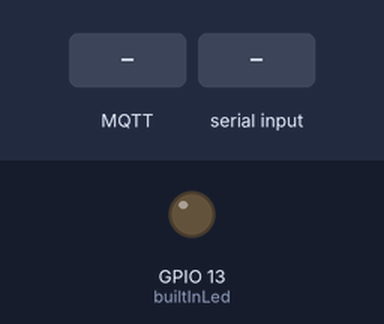
This sketch was run on a simulated ESP32. Shown: output pins drawn as LEDs (lit = HIGH). The inputs (shaded band) are chosen by the test bench. WiFi joins after 1.5 s; servers stay silent unless stated; no MQTT or app messages arrive unless stated; nothing arrives over Bluetooth unless stated; the modem accepts every AT command (registered, SIM ready, sends succeed) and sends nothing else.

Above: at 2.8 s.
2.9 s: MQTT message "1" arrives on the second subscribed topic
At 3.7 s:
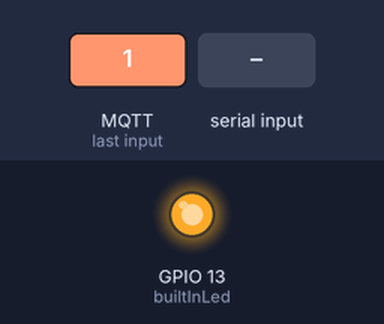
4.4 s: MQTT message "reset" arrives on the second subscribed topic
At 4.9 s:
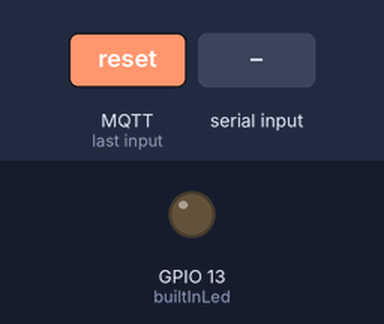
5.9 s: "accendi" received over the second serial link
At 7.2 s:
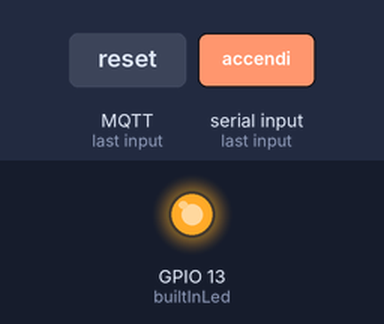
Timing chart, 0 to 8.9 s (numbered marks = the images above; inputs shaded):
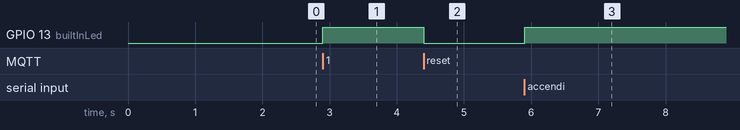

The sketch:

ESP32-IOT-Test.ino
```cpp
/*
  ESP32-IoT Test
  Trasmissione bluetooth del valore del sensore PIR
  Ricezione comando accensione/spegnimento led
  Ricezione comando impostazione soglia PIR
  Ricezione comando modalità: acceso, spento, rileva movimento
*/

#define builtInLed 13
#define pinPir 14

#include <WiFi.h>
#include <PubSubClient.h>
#include "BluetoothSerial.h"
// OTA
#include <ESPmDNS.h>
#include <WiFiUdp.h>
#include <ArduinoOTA.h>
// OTA

//////////////////////////////////
//           WIFI               //
//////////////////////////////////
const char* ssid = "nome rete";
const char* password = "password";
const char* mqtt_server = "*.*.*.*";    // indirizzo del server MQTT broker

//////////////////////////////////
//         PARAMETRI            //
//////////////////////////////////

// Configurazione BT
#define nomeClient        "ESP32-IoT"

// Configurazione Mosquitto

#define Messaggio_topic   "Casamia/Camera/messaggio"
#define statoLed_topic    "Casamia/Camera/statoLed"
#define sogliaPir_topic   "Casamia/Camera/sogliaPir"
#define allarme_topic     "Casamia/Camera/allarme"

// Creazione oggetti

WiFiClient esp32Client;
PubSubClient client(esp32Client);
WiFiUDP Udp;
BluetoothSerial SerialBT;
#if !defined(CONFIG_BT_ENABLED) || !defined(CONFIG_BLUEDROID_ENABLED)
#error Bluetooth is not enabled! Please run `make menuconfig` to and enable it
#endif

bool statoLed=0;
bool statoLedOld;
int sogliaPir=5000;
// Variabili comunicazione
String dataPC;
String dataBT;
char serPC;
char serBT;
String dataMQTT;
int sensorePir=518;
int statoPir;
int mode=0;
int allarme;
char valore[10];


// the setup function runs once when you press reset or power the board
void setup() {
  // initialize digital pin LED_BUILTIN as an output.


// connessione bluetooth
  SerialBT.begin(nomeClient);                   //Bluetooth device name
  SerialBT.println("Bluetooth avviato!");
  delay(100);

// connessione alla rete wifi
  SerialBT.print("Connecting to ");
  SerialBT.println(ssid);
  WiFi.begin(ssid, password);
  while (WiFi.status() != WL_CONNECTED) {
    delay(500);
    SerialBT.print(".");
  }

ArduinoOTA.setHostname("ESP32-IOT-OTA");
ArduinoOTA
    .onStart([]() {
      String type;
      if (ArduinoOTA.getCommand() == U_FLASH)
        type = "sketch";
      else // U_SPIFFS
        type = "filesystem";

      // NOTE: if updating SPIFFS this would be the place to unmount SPIFFS using SPIFFS.end()
      Serial.println("Start updating " + type);
    })
    .onEnd([]() {
      Serial.println("\nEnd");
    })
    .onProgress([](unsigned int progress, unsigned int total) {
      Serial.printf("Progress: %u%%\r", (progress / (total / 100)));
    })
    .onError([](ota_error_t error) {
      Serial.printf("Error[%u]: ", error);
      if (error == OTA_AUTH_ERROR) Serial.println("Auth Failed");
      else if (error == OTA_BEGIN_ERROR) Serial.println("Begin Failed");
      else if (error == OTA_CONNECT_ERROR) Serial.println("Connect Failed");
      else if (error == OTA_RECEIVE_ERROR) Serial.println("Receive Failed");
      else if (error == OTA_END_ERROR) Serial.println("End Failed");
    });

  //ArduinoOTA.begin();


// Print local IP address and start web server
  sendBTWifi();

// Avvio la connessione con il server mqtt (mosquitto)
  client.setServer(mqtt_server, 1883);
  client.setCallback(callback);

  pinMode(builtInLed, OUTPUT);
  pinMode(pinPir, INPUT);
  digitalWrite(builtInLed, 0);  // turn the LED on (HIGH is the voltage level)
}


// the loop function runs over and over again forever
void loop() {

  ArduinoOTA.handle();

  switch (mode) {
    case 0:
      statoLed=0;
      digitalWrite(builtInLed, statoLed);  // turn the LED on (HIGH is the voltage level)
      break;

    case 1:
      statoLed=1;
      digitalWrite(builtInLed, statoLed);  // turn the LED on (HIGH is the voltage level)
      break;

    case 2:
      digitalWrite(builtInLed, 0);
      statoPir=digitalRead(pinPir);
      if (statoPir>0) {
        digitalWrite(builtInLed, 1);
        SerialBT.print("Il sensore si è attivato! ");
        SerialBT.println(statoPir);
        delay(sogliaPir);
        digitalWrite(builtInLed, 0);
      }
      else statoLed=0;
      break;

    default:
      //digitalWrite(builtInLed, 0);
      break;
    }

  if (!client.connected()) {
    reconnect();
  }

  BTSerialRicevi();                     // RICEVO MESSAGGI BLUETOOTH

  client.loop();
}


void callback(char* topic, byte* payload, unsigned int length) {        // Ricezione messaggi MQTT dal broker

  String response;
  for (int i = 0; i < length; i++) {
    response+=(char)payload[i];
  }

  String topicS=topic;
  //SerialBT.println(topicS);

  if (topicS==statoLed_topic) {
    //SerialBT.println(response);
    statoLedOld=statoLed;
    statoLed=response.toInt();
    if (statoLed==0) {
      mode=0;
      snprintf (valore, 10, "%d", 0);
      client.publish(allarme_topic, valore);
    }
    else if (statoLed==1) {
      mode=1;
      snprintf (valore, 10, "%d", 0);
      client.publish(allarme_topic, valore);
    }
  }
  else if (topicS==sogliaPir_topic) {
    sogliaPir=response.toInt();
    SerialBT.println(response);
    SerialBT.println(sogliaPir);
  }
  else if (topicS==allarme_topic) {
    allarme=response.toInt();
    if (allarme==1) {
      mode=2;
    }
    else if (allarme==0) {
      //mode=0;
    }

  }
}

void reconnect() {                            // CONNESSIONE BROKER MQTT
  // Loop until we're reconnected
  while (!client.connected()) {
    SerialBT.print("Attempting MQTT connection...");
    // Attempt to connect
    if (client.connect(nomeClient)) {
      SerialBT.println("connected");
      client.subscribe(Messaggio_topic,1);
      client.subscribe(statoLed_topic,1);
      client.subscribe(sogliaPir_topic,1);
      client.subscribe(allarme_topic,1);

    } else {
      SerialBT.print("failed, rc=");
      SerialBT.print(client.state());
      SerialBT.println(" try again in 5 seconds");
      // Wait 5 seconds before retrying
      yield();
      delay(1000);
    }
  }
}


void sendBTWifi() {
  SerialBT.println("");
  SerialBT.println("WiFi connected.");
  SerialBT.println("IP address: ");
  SerialBT.println(WiFi.localIP());
}


void BTSerialRicevi() {                    // GESTIONE CONTROLLO BLUETOOTH
  if (SerialBT.available()) {

    while (SerialBT.available()) {
      serBT=SerialBT.read();
      dataBT+=serBT;
      yield();
    }
    //Serial.println(dataBT);
    dataBT.trim();

    if (dataBT.length()>0) {

      if (dataBT=="reset") {
        //restartESP32();
        }

      else if (dataBT.startsWith("accendi")) {
        mode=1;
        statoLed=1;
        SerialBT.print("Led acceso! ");
        SerialBT.println(statoLed);
        snprintf (valore, 10, "%d", 0);
        client.publish(allarme_topic, valore);
      }

      else if (dataBT.startsWith("spegni")) {
        mode=0;
        statoLed=0;
        SerialBT.print("Led spento! ");
        SerialBT.println(statoLed);
        snprintf (valore, 10, "%d", 0);
        client.publish(allarme_topic, valore);
      }

      else if (dataBT.startsWith("alarm")) {
        mode=2;
        //statoLed=0;
        SerialBT.println("Allarme attivato!");
        snprintf (valore, 10, "%d", 1);
        client.publish(allarme_topic, valore);
      }

      else if (dataBT.startsWith("sogPir")) {
        String sogliaPirS=dataBT.substring(6);
        sogliaPir=sogliaPirS.toInt();
        SerialBT.print("Soglia Pir: ");
        SerialBT.println(sogliaPir);
      }

      else if (dataBT.startsWith("help")) {                       // HELP -> Comando
        SerialBT.println("Comandi:");
        SerialBT.println("");
        SerialBT.println("reset          -> Resetta Esp32");
        SerialBT.println("accendi        -> Accende il led");
        SerialBT.println("spegni         -> Spegne il led");
        SerialBT.println("alarm          -> Attiva il sensore");
        SerialBT.println("sogPir(50-4000)-> Soglia sensore PIR");
        SerialBT.println("info           -> Mostra valori attuali");
        SerialBT.println("help           -> Questo comando.");
        SerialBT.println("");
        //delay(50);
      }

      else if (dataBT.startsWith("info")) {                       // HELP -> Comando
        sendBTWifi();
        printValues();
      }

      else {
        SerialBT.println("Valore sbagliato. Nessun comando riconosciuto.");
      }
    }
  }
    dataBT="";
    //delay(1);
}


void printValues() {                        // LEGGE TUTTI I VALORI DEI SENSORI

  SerialBT.println("Valori attuali:");
  SerialBT.println("");
  SerialBT.print("Soglia sensore PIR: ");
  SerialBT.println(sogliaPir);
  SerialBT.print("Stato led: ");
  SerialBT.println(statoLed);
  SerialBT.print("Sensore PIR: ");
  SerialBT.println(statoPir);
  SerialBT.println("");

}
```

Measured:
- after the input at 2.9 s, GPIO 13 (builtInLed): LOW → HIGH at once
- after the input at 4.4 s, GPIO 13 (builtInLed): HIGH → LOW at once
- after the input at 5.9 s, GPIO 13 (builtInLed): LOW → HIGH at once
